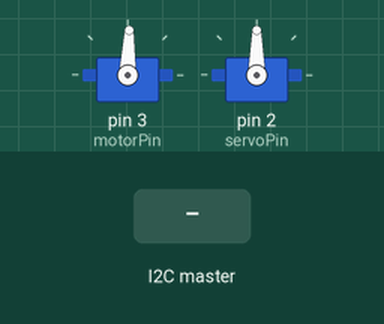
The sketch below on a simulated Arduino Uno, built with avr-gcc and run on an emulated ATmega328P. On the bench: 2 × servo. Inputs (shaded band) come from the test bench.

Above: at 1.2 s.
1.3 s: the I2C master sends the byte 1
At 2.1 s:
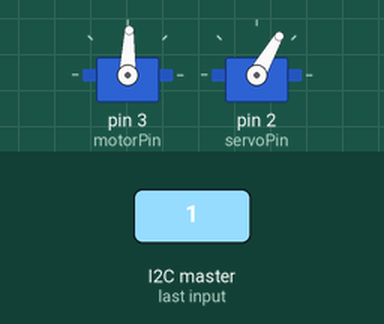
2.8 s: the I2C master sends the byte 200
At 3.3 s:
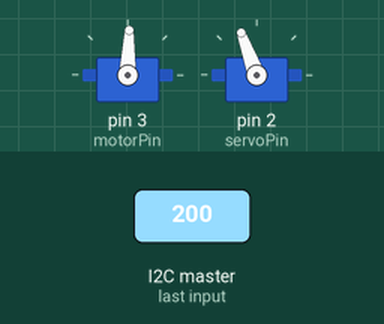
4.3 s: the I2C master sends the byte 0
At 5.5 s:
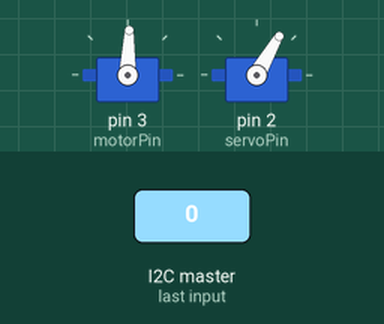
5.8 s: the I2C master sends the byte 90
At 6.7 s:
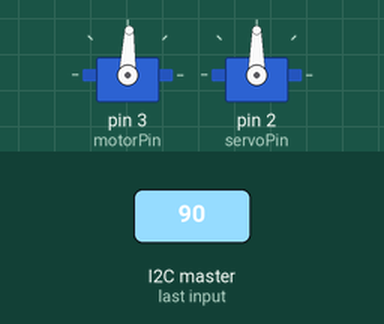
Timing chart, 0 to 8.3 s (numbered marks = the images above; inputs shaded):
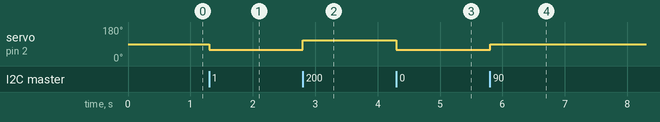

The sketch:

Styrningsarduino..pde
```cpp
/*Styrningsarduino*/

#include <Servo.h>
#include <Wire.h>

byte data[2] = {90,88}; /* data[0]=vinkel, data[1]=hastighet */
Servo Speed;
Servo Angle;
int servoPin = 2;
int motorPin = 3;

void setup()
{

	Wire.begin(4);                // join i2c bus with address #4
	Wire.onReceive(receiveEvent); // register event

	Speed.attach(motorPin);
	Angle.attach(servoPin);

	run();						// Write initial values
}

void loop()
{
	delay(1);
	run();
}

void receiveEvent(int howMany)
{
	unsigned int i = 0;
	while(Wire.available()) // loop through all but the last
	{
		data[i] = Wire.receive(); // receive byte as a character
		i++;
	}
}

void run()
{
	if (data[0] > 120)
		data[0] = 120;
	if (data[0] < 40)
		data[0] = 40;

	Speed.write(data[1]);
	if (data[0] > 110)
		data[0] = 110;
	if (data[0] < 60)
		data[0] = 60;
	Angle.write(data[0]);
}
```

Measured:
- after the input at 1.3 s, servo on pin 2 (servoPin): 90° → 60° at once
- after the input at 2.8 s, servo on pin 2 (servoPin): 60° → 110° at once
- after the input at 4.3 s, servo on pin 2 (servoPin): 110° → 60° at once
- after the input at 5.8 s, servo on pin 2 (servoPin): 60° → 90° at once
